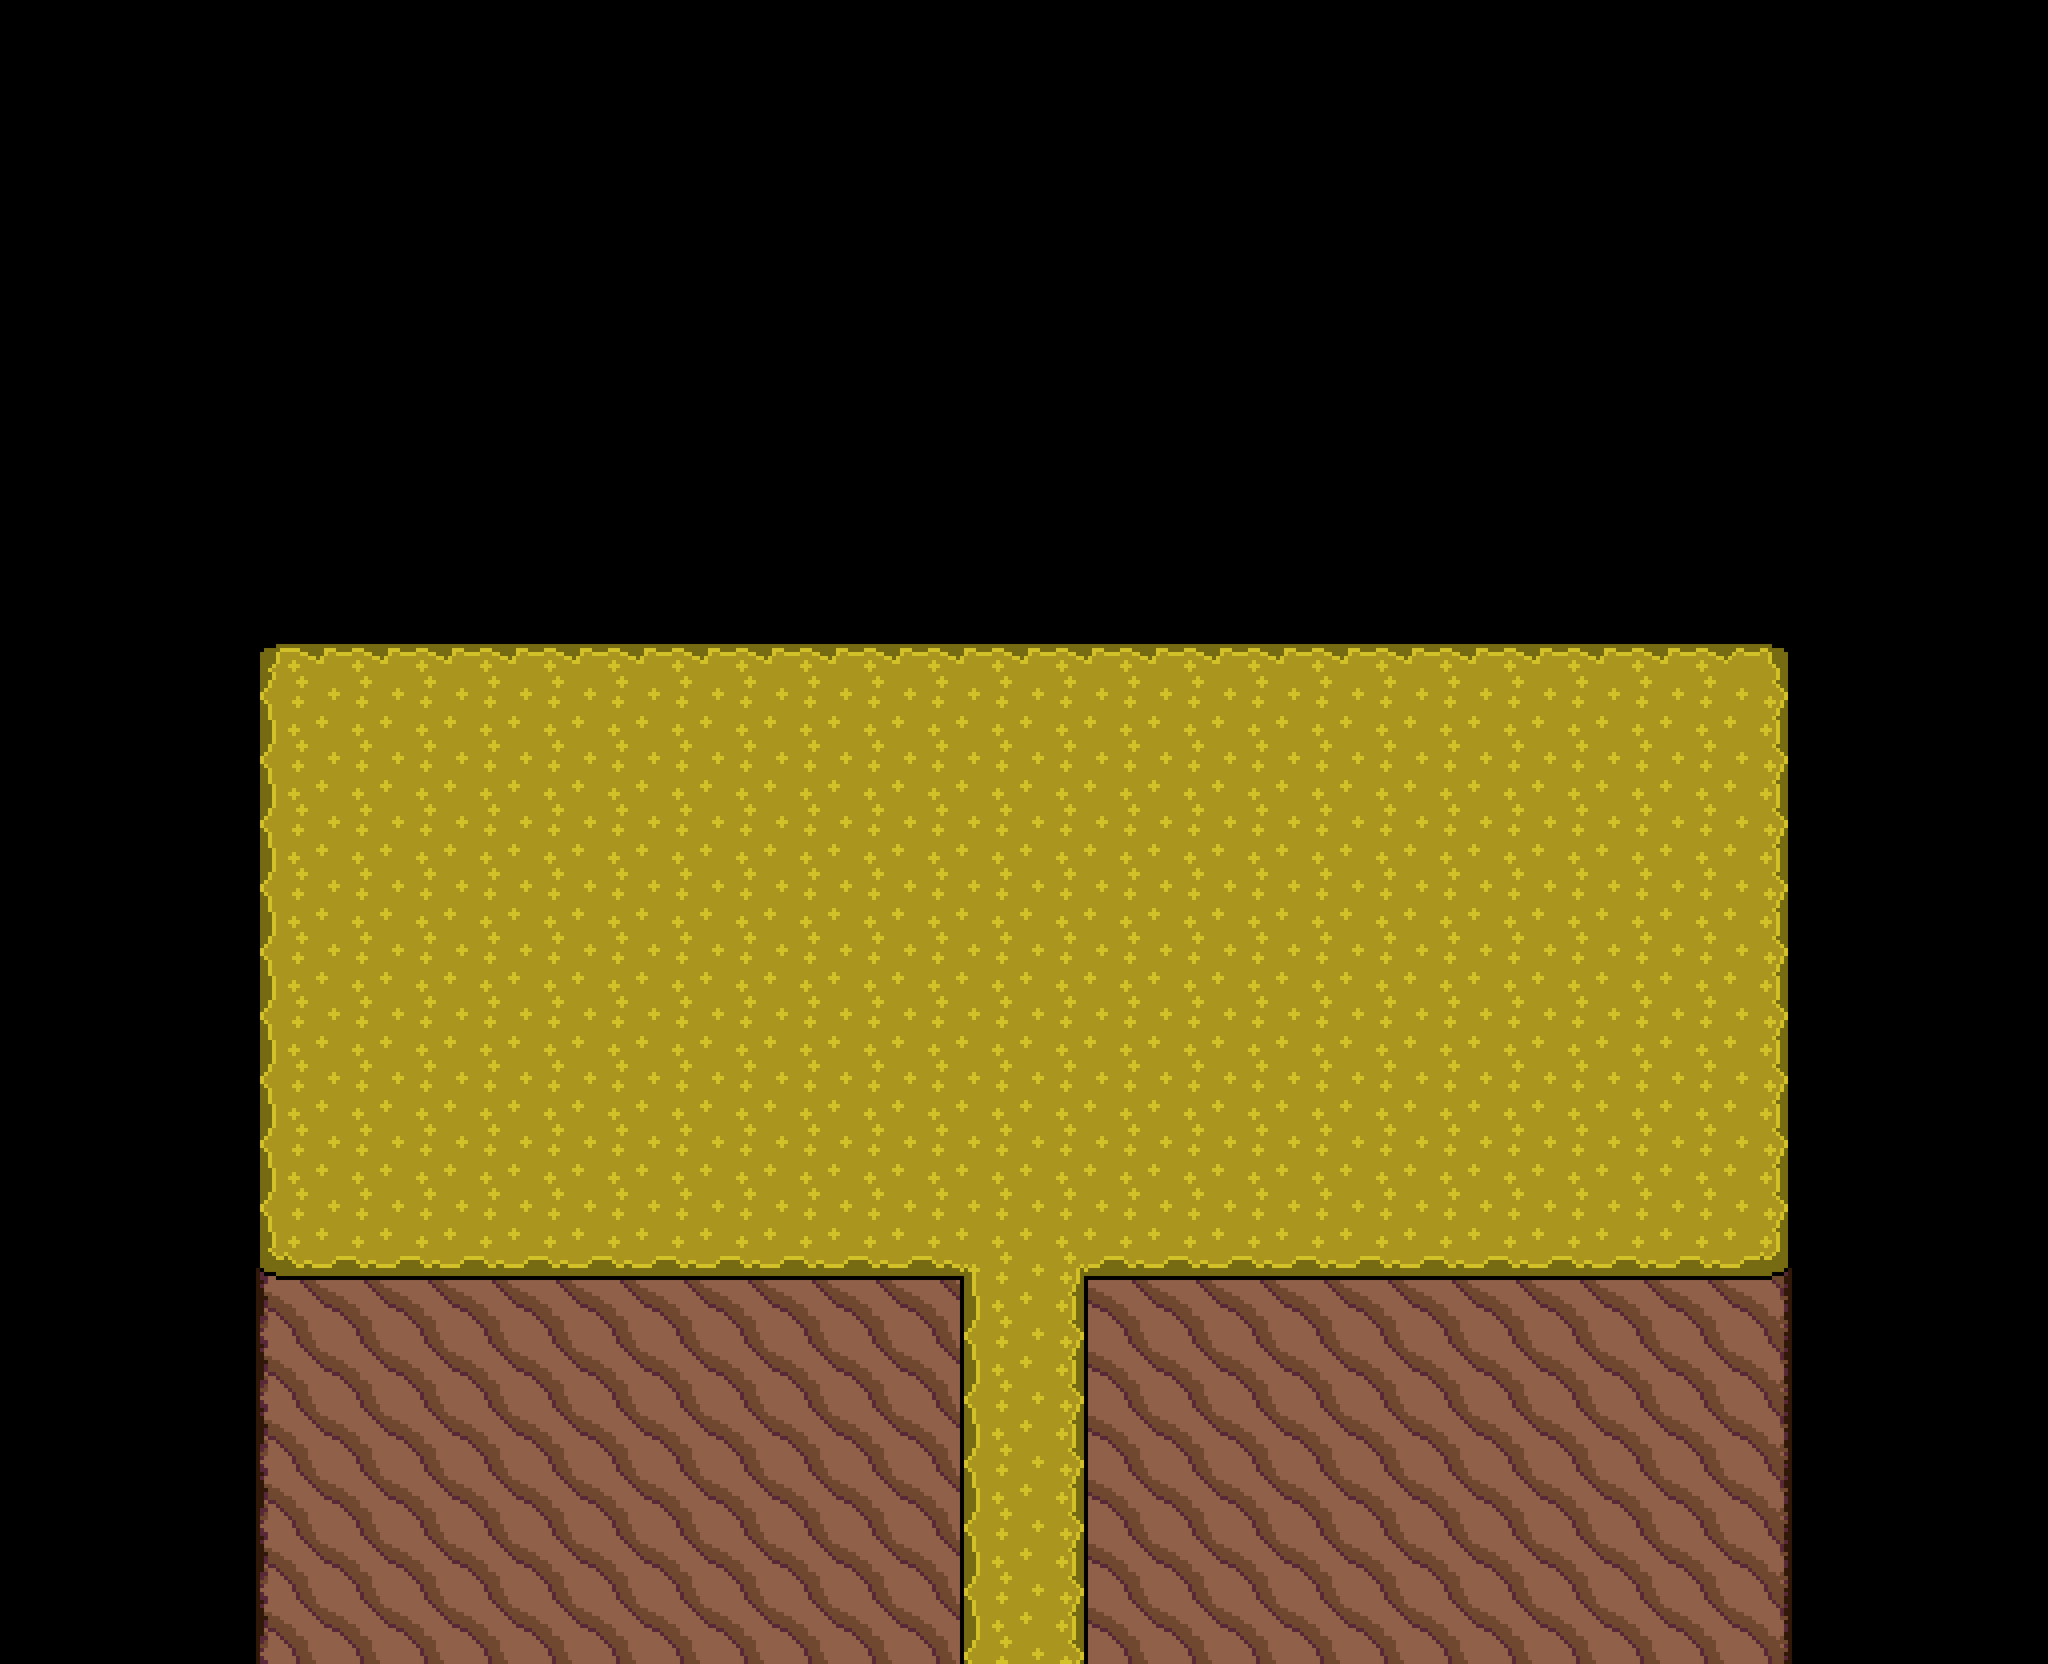

This game map was drawn from its Tiled (.tmx) file and the tilesets committed beside it. A one-line description and the full map source follow:
An orthogonal 32x26 tile map with 80x80 px tiles, 1 tile layer (Tile Layer 1), 2 tilesets and 10 objects (8x Wall, RoomTransition).

<map version="1.2" tiledversion="1.3.1" orientation="orthogonal" renderorder="right-down" compressionlevel="0" width="32" height="26" tilewidth="80" tileheight="80" infinite="0" nextlayerid="4" nextobjectid="11">
 <tileset firstgid="1" source="Cavi Cape.tsx" />
 <tileset firstgid="21" source="Teehee Valley Tileset.tsx" />
 <layer id="1" name="Tile Layer 1" width="32" height="26">
  <data encoding="csv">
0,0,0,0,0,0,0,0,0,0,0,0,0,0,0,0,0,0,0,0,0,0,0,0,0,0,0,0,0,0,0,0,
0,0,0,0,0,0,0,0,0,0,0,0,0,0,0,0,0,0,0,0,0,0,0,0,0,0,0,0,0,0,0,0,
0,0,0,0,0,0,0,0,0,0,0,0,0,0,0,0,0,0,0,0,0,0,0,0,0,0,0,0,0,0,0,0,
0,0,0,0,0,0,0,0,0,0,0,0,0,0,0,0,0,0,0,0,0,0,0,0,0,0,0,0,0,0,0,0,
0,0,0,0,0,0,0,0,0,0,0,0,0,0,0,0,0,0,0,0,0,0,0,0,0,0,0,0,0,0,0,0,
0,0,0,0,0,0,0,0,0,0,0,0,0,0,0,0,0,0,0,0,0,0,0,0,0,0,0,0,0,0,0,0,
0,0,0,0,0,0,0,0,0,0,0,0,0,0,0,0,0,0,0,0,0,0,0,0,0,0,0,0,0,0,0,0,
0,0,0,0,0,0,0,0,0,0,0,0,0,0,0,0,0,0,0,0,0,0,0,0,0,0,0,0,0,0,0,0,
0,0,0,0,0,0,0,0,0,0,0,0,0,0,0,0,0,0,0,0,0,0,0,0,0,0,0,0,0,0,0,0,
0,0,0,0,0,0,0,0,0,0,0,0,0,0,0,0,0,0,0,0,0,0,0,0,0,0,0,0,0,0,0,0,
0,0,0,0,1,2,2,2,2,2,2,2,2,2,2,2,2,2,2,2,2,2,2,2,2,2,2,3,0,0,0,0,
0,0,0,0,6,7,7,7,7,7,7,7,7,7,7,7,7,7,7,7,7,7,7,7,7,7,7,8,0,0,0,0,
0,0,0,0,6,7,7,7,7,7,7,7,7,7,7,7,7,7,7,7,7,7,7,7,7,7,7,8,0,0,0,0,
0,0,0,0,6,7,7,7,7,7,7,7,7,7,7,7,7,7,7,7,7,7,7,7,7,7,7,8,0,0,0,0,
0,0,0,0,6,7,7,7,7,7,7,7,7,7,7,7,7,7,7,7,7,7,7,7,7,7,7,8,0,0,0,0,
0,0,0,0,6,7,7,7,7,7,7,7,7,7,7,7,7,7,7,7,7,7,7,7,7,7,7,8,0,0,0,0,
0,0,0,0,6,7,7,7,7,7,7,7,7,7,7,7,7,7,7,7,7,7,7,7,7,7,7,8,0,0,0,0,
0,0,0,0,6,7,7,7,7,7,7,7,7,7,7,7,7,7,7,7,7,7,7,7,7,7,7,8,0,0,0,0,
0,0,0,0,6,7,7,7,7,7,7,7,7,7,7,7,7,7,7,7,7,7,7,7,7,7,7,8,0,0,0,0,
0,0,0,0,11,12,12,12,12,12,12,12,12,12,12,5,4,12,12,12,12,12,12,12,12,12,12,13,0,0,0,0,
0,0,0,0,16,17,17,17,17,17,17,17,17,17,17,6,8,17,17,17,17,17,17,17,17,17,17,18,0,0,0,0,
0,0,0,0,16,17,17,17,17,17,17,17,17,17,17,6,8,17,17,17,17,17,17,17,17,17,17,18,0,0,0,0,
0,0,0,0,16,17,17,17,17,17,17,17,17,17,17,6,8,17,17,17,17,17,17,17,17,17,17,18,0,0,0,0,
0,0,0,0,16,17,17,17,17,17,17,17,17,17,17,6,8,17,17,17,17,17,17,17,17,17,17,18,0,0,0,0,
0,0,0,0,16,17,17,17,17,17,17,17,17,17,17,6,8,17,17,17,17,17,17,17,17,17,17,18,0,0,0,0,
0,0,0,0,16,17,17,17,17,17,17,17,17,17,17,6,8,17,17,17,17,17,17,17,17,17,17,18,0,0,0,0
</data>
 </layer>
 <objectgroup id="2" name="Walls">
  <object id="1" name="Wall" x="1120" y="1600" width="80" height="520" />
  <object id="2" name="Wall" x="1360" y="1600" width="80" height="520" />
  <object id="3" name="Wall" x="1440" y="1600" width="800" height="80" />
  <object id="4" name="Wall" x="320" y="1600" width="800" height="80" />
  <object id="5" name="Wall" x="240" y="800" width="80" height="800" />
  <object id="6" name="Wall" x="2240" y="800" width="80" height="800" />
  <object id="7" name="Wall" x="320" y="720" width="1920" height="80" />
  <object id="8" name="RoomTransition" x="1200" y="2080" width="160" height="40">
   <properties>
    <property name="playerPosx" type="int" value="2080" />
    <property name="playerPosy" type="int" value="80" />
    <property name="room" value="self.game.loadCaviCapeRoom5()" />
   </properties>
  </object>
  <object id="9" name="Wall" x="1120" y="2120" width="320" height="80" />
 </objectgroup>
 <objectgroup id="3" name="Object Layer 2">
  <object id="10" x="1200" y="1600" width="160" height="80" />
 </objectgroup>
</map>
